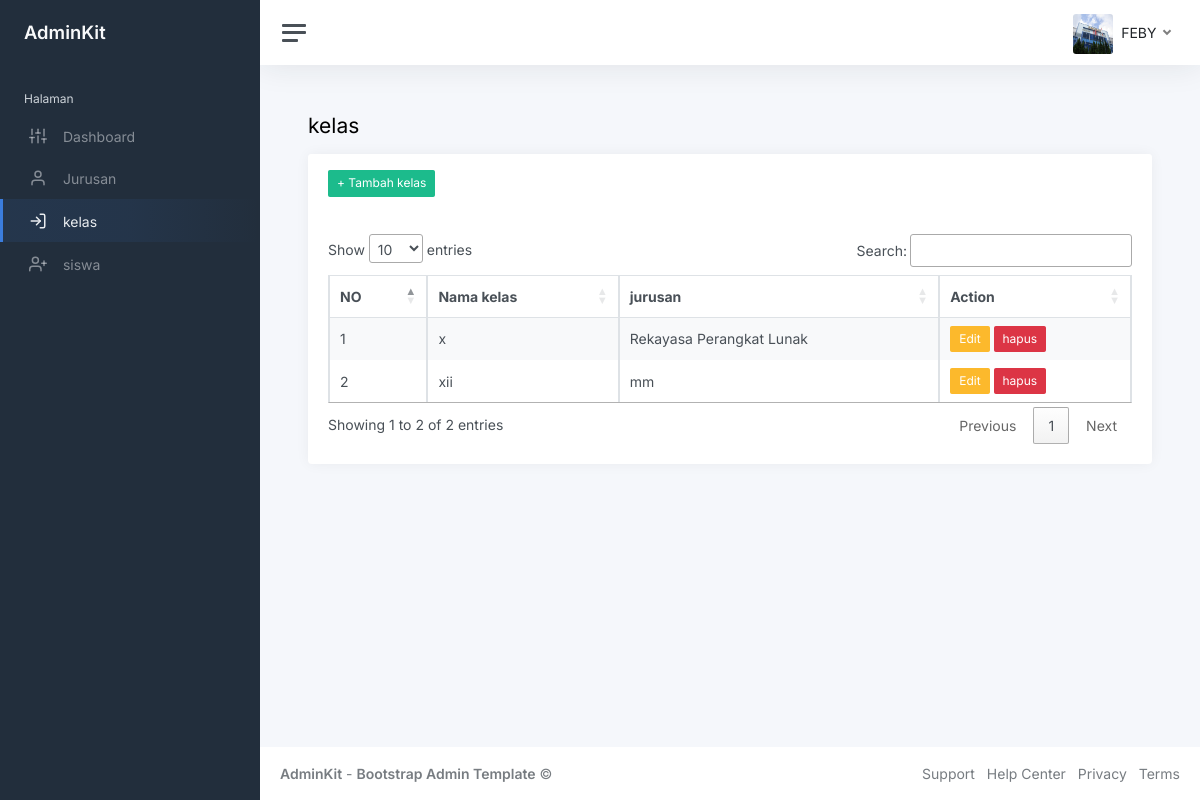
Screenshot of /index.php?page=kelas (signed in) with the database file from the repository.
### tables this page shows
CREATE TABLE `kelas` (
  `id_kelas` int(11) NOT NULL,
  `nm_kelas` varchar(10) NOT NULL,
  `id_jurusan` int(11) NOT NULL
);

CREATE TABLE `jurusan` (
  `id_jurusan` int(11) NOT NULL,
  `nm_jurusan` varchar(50) NOT NULL
);

### kelas.php (the view, shortened to what this page needs)
<h1 class="h3 mb-3">kelas</h1>
					<div class="row">
						<div class="col-12">
							<div class="card flex-fill-fill">
								<div class="card-header">
									<a href="?page=tambah-kelas" class="btn btn-success btn-sm">+ Tambah kelas</a>
								</div>
								<div class="card-body">
									<table class="table table-bordered table-striped table-hover cell-boerder" id="kelas">
										<thead>
											<tr>
												<th>NO</th>
												<th>Nama kelas</th>
                                                <th> jurusan</th>
												<th>Action</th>
											</tr>
										</thead>
										<tbody>
											<?php
                                            $i = 1;
                                            $query = mysqli_query($koneksi, "SELECT * FROM kelas INNER JOIN jurusan ON kelas.id_jurusan=jurusan.id_jurusan");
                                            while ($data = mysqli_fetch_array($query)) {
                                                ?>
                                                <tr>
												<td><?php  echo  $i++ ?></td>
												<td><?php  echo  $data['nm_kelas']?></td>
                                                <td><?php echo   $data['nm_jurusan']?></td>
												<td>
													<a href="?page=edit-kelas&id=<?php echo $data['id_kelas']  ?>" class="btn btn-warning btn-sm">Edit</a>
													<a href="?page=hapus-kelas&id=<?php echo $data['id_kelas']  ?>" class="btn btn-danger btn-sm">hapus</a>
												</td>
											</tr>
                                                <?php
                                            }
                                            ?>
										</tbody>
									</table>
								</div>
							</div>
						</div>
					</div>

### rows the page displays
kelas: nm_kelas "x", id_jurusan.nm_jurusan "Rekayasa Perangkat Lunak"
kelas: nm_kelas "xii", id_jurusan.nm_jurusan "mm"

### other values shown
$_SESSION['user']['nama'] "FEBY"
